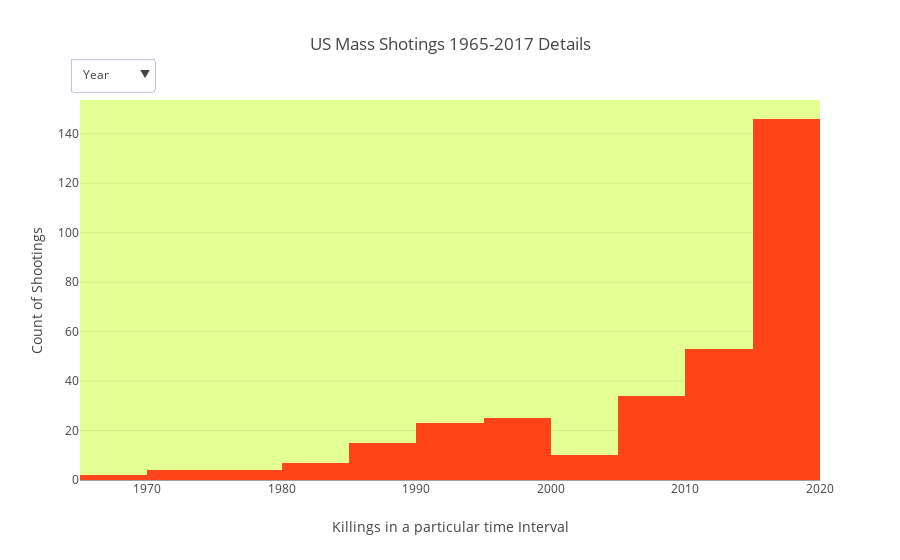

Notebook code for this chart:
### Code cell
trace1= go.Histogram(x=useful_data.Date,marker=dict(color='rgba(255, 68, 26, 1)'),name='date')
data=[trace1]
layout=dict(plot_bgcolor='rgba(228, 255, 148, 1)',title=" US Mass Shotings 1965-2017 Details",
            yaxis=dict(title="Count of Shootings"),
            xaxis=dict(title="Killings in a particular time Interval",type='date')
           ,updatemenus=[dict(x=0.1,y=1.11,yanchor='top',active=1,showactive=True,
                            buttons=[dict(args=['xbins.size','M1'],label='Month',method='restyle')
                                    ,dict(args=['xbins.size','M12'],label='Year',method='restyle')
                                    ,dict(args=['xbins.size','M3'],label='Quarter',method='restyle'),
                                    dict(args=['xbins.size','D1'],label='Day',method='restyle')])])
fig=dict(data=data,layout=layout)
py.iplot(fig)

### Figure 1 — Plotly figure (JSON) as saved in the notebook; plotly's stock layout.template omitted (floating-point values rounded to 4 significant figures; data arrays with more than 128 entries replaced by an {"elided": "..."} marker saying what was removed)
{"data": [{"marker": {"color": "rgba(255, 68, 26, 1)"}, "name": "date", "type": "histogram", "uid": "7953d567-d599-4b3b-a03b-c830e5ebccf8", "x": {"elided": "323 str values"}}], "layout": {"plot_bgcolor": "rgba(228, 255, 148, 1)", "title": {"text": " US Mass Shotings 1965-2017 Details"}, "updatemenus": [{"active": 1, "buttons": [{"args": ["xbins.size", "M1"], "label": "Month", "method": "restyle"}, {"args": ["xbins.size", "M12"], "label": "Year", "method": "restyle"}, {"args": ["xbins.size", "M3"], "label": "Quarter", "method": "restyle"}, {"args": ["xbins.size", "D1"], "label": "Day", "method": "restyle"}], "showactive": true, "x": 0.1, "y": 1.11, "yanchor": "top"}], "xaxis": {"title": {"text": "Killings in a particular time Interval"}, "type": "date"}, "yaxis": {"title": {"text": "Count of Shootings"}}}}
